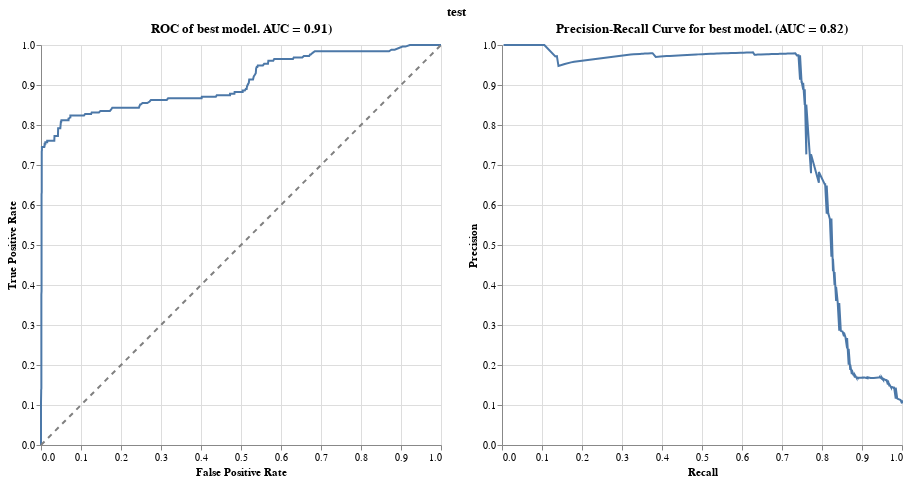

The notebook cell this image was saved under:
### Code cell
evaluate_per_threshold(best_preds_df)

### Figure 1 — Vega-Lite specification as saved in the notebook (floating-point values rounded to 4 significant figures; data arrays with more than 128 entries replaced by an {"elided": "..."} marker saying what was removed)
{"config": {"view": {"continuousWidth": 300, "continuousHeight": 300}}, "hconcat": [{"layer": [{"data": {"name": "data-f3fc78ce90ec2c9196fe0c920f5d250b"}, "mark": {"type": "line"}, "encoding": {"strokeWidth": {"value": 2}, "tooltip": [{"field": "False Positive Rate", "type": "quantitative"}, {"field": "True Positive Rate", "type": "quantitative"}, {"field": "Threshold", "type": "quantitative"}, {"field": "Accuracy", "type": "quantitative"}, {"field": "F1 Score", "type": "quantitative"}], "x": {"field": "False Positive Rate", "title": "False Positive Rate", "type": "quantitative"}, "y": {"field": "True Positive Rate", "title": "True Positive Rate", "type": "quantitative"}}, "title": "ROC of best model. AUC = 0.91)"}, {"data": {"name": "data-42f50405073b2dbe8396db6b7dd2f6be"}, "mark": {"type": "line", "color": "gray", "strokeDash": [5, 5]}, "encoding": {"x": {"field": "x", "type": "quantitative"}, "y": {"field": "y", "type": "quantitative"}}}], "height": 400, "width": 400}, {"data": {"name": "data-10427fee2225c1c0b9fff248bdee5842"}, "mark": {"type": "line"}, "encoding": {"strokeWidth": {"value": 2}, "tooltip": [{"field": "Recall", "type": "quantitative"}, {"field": "Precision", "type": "quantitative"}, {"field": "Threshold", "type": "quantitative"}, {"field": "F1 Score", "type": "quantitative"}, {"field": "Accuracy", "type": "quantitative"}], "x": {"field": "Recall", "title": "Recall", "type": "quantitative"}, "y": {"field": "Precision", "title": "Precision", "type": "quantitative"}}, "height": 400, "title": "Precision-Recall Curve for best model. (AUC = 0.82)", "width": 400}], "title": {"text": "test", "anchor": "middle"}, "$schema": "https://vega.github.io/schema/vega-lite/v5.20.1.json", "datasets": {"data-f3fc78ce90ec2c9196fe0c920f5d250b": {"elided": "353 records"}, "data-42f50405073b2dbe8396db6b7dd2f6be": [{"x": 0, "y": 0}, {"x": 1, "y": 1}], "data-10427fee2225c1c0b9fff248bdee5842": {"elided": "427 records"}}}
